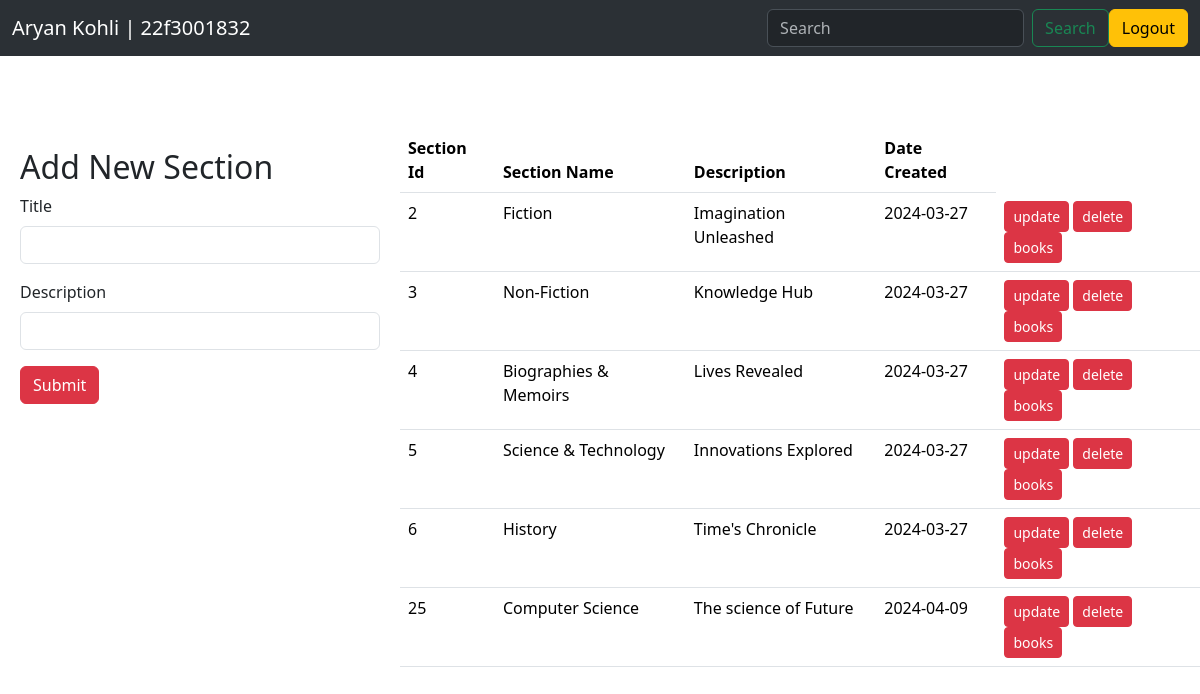
The app's page /displaysection with its own data.
### app.py (models this page shows)
class Section(db.Model):
    __tablename__ = 'Section'
    sectionId = db.Column(db.Integer, primary_key=True, autoincrement=True)
    sectionName = db.Column(db.String(100), nullable=False)
    description = db.Column(db.String(255))
    dateCreated = db.Column(db.String(100), nullable=False)
    books = db.relationship('Book', backref='section', lazy=True)

### app.py (the view)
@app.route('/displaysection')
def displaysection():
    sections = Section.query.all()
    return render_template('sectionManagement.html', sections = sections)

### templates/sectionManagement.html (shortened to what this page needs)
{% extends 'base.html' %}
{% block body %}
<div class="cointainer" style="display: flex;">
    <div class="col-4" style="padding: 20px;">
        <br><br><br>
        <form action="/addSection" method="POST">
            <h2>Add New Section</h2>
            <div class="mb-3">
                <label for="exampleInputEmail1" class="form-label">Title </label>
                <input type="text" class="form-control" id="exampleInputEmail1" aria-describedby="emailHelp"
                    name="sectionName">
            </div>
            <div class="mb-3">
                <label for="exampleInputEmail1" class="form-label">Description</label>
                <input type="text" class="form-control" id="exampleInputEmail1" aria-describedby="emailHelp"
                    name="description">
            </div>
            <button type="submit" class="btn btn-danger">Submit</button>
        </form>
    </div>
    <div class="col-8">
        <br><br><br>
        <table class="table">
            <thead>
                <tr>
                    <th scope="col">Section Id</th>
                    <th scope="col">Section Name</th>
                    <th scope="col">Description</th>
                    <th scope="col">Date Created</th>
                </tr>
            </thead>
            <tbody>
                {% for c in sections %}
                <tr>
                    <td> {{c.sectionId}} </td>
                    <td> {{c.sectionName}} </td>
                    <td> {{c.description}} </td>
                    <td> {{c.dateCreated}} </td>
                    <td>
                        <a href="/updatesection/{{c.sectionId}}" class="btn btn-danger btn-sm">update</a>
                        <a href="/delete/{{c.sectionId}}" class="btn btn-danger btn-sm">delete</a>
                        <a href="/addBooks/{{c.sectionId}}" class="btn btn-danger btn-sm">books</a>
                    </td>
                </tr>
                {% endfor %}
            </tbody>
        </table>
    </div>
</div>
{% endblock body %}

### templates/base.html (shortened to what this page needs)
<!doctype html>
<html lang="en">
  <head>
    <link href="https://cdn.jsdelivr.net/npm/bootstrap@5.3.2/dist/css/bootstrap.min.css" rel="stylesheet">
  </head>
  <body>
    <nav class="navbar navbar-expand-lg bg-body-tertiary" data-bs-theme="dark">
        <div     class="container-fluid">
          <a class="navbar-brand" href="#"> Aryan Kohli | 22f3001832</a>
          <div class="collapse navbar-collapse" id="navbarSupportedContent">
            <form action="/search" method="POST" class="d-flex" role="search">
              <input class="form-control me-2" type="search" placeholder="Search" aria-label="Search" name = "search">
              <button class="btn btn-outline-success" type="submit">Search</button>
            </form>
            <a href="/" type="button" class="btn btn-warning">Logout</a>
        </div>
        </div>
      </nav>
      {% block body  %}
      {% endblock body %}
  </body>
</html>

### records on screen
Section: sectionId "2", sectionName "Fiction", description "Imagination Unleashed", dateCreated "2024-03-27"
Section: sectionId "3", sectionName "Non-Fiction", description "Knowledge Hub", dateCreated "2024-03-27"
Section: sectionId "4", sectionName "Biographies & Memoirs", description "Lives Revealed", dateCreated "2024-03-27"
Section: sectionId "5", sectionName "Science & Technology", description "Innovations Explored", dateCreated "2024-03-27"
Section: sectionId "6", sectionName "History", description "Time's Chronicle", dateCreated "2024-03-27"
Section: sectionId "25", sectionName "Computer Science", description "The science of Future", dateCreated "2024-04-09"
